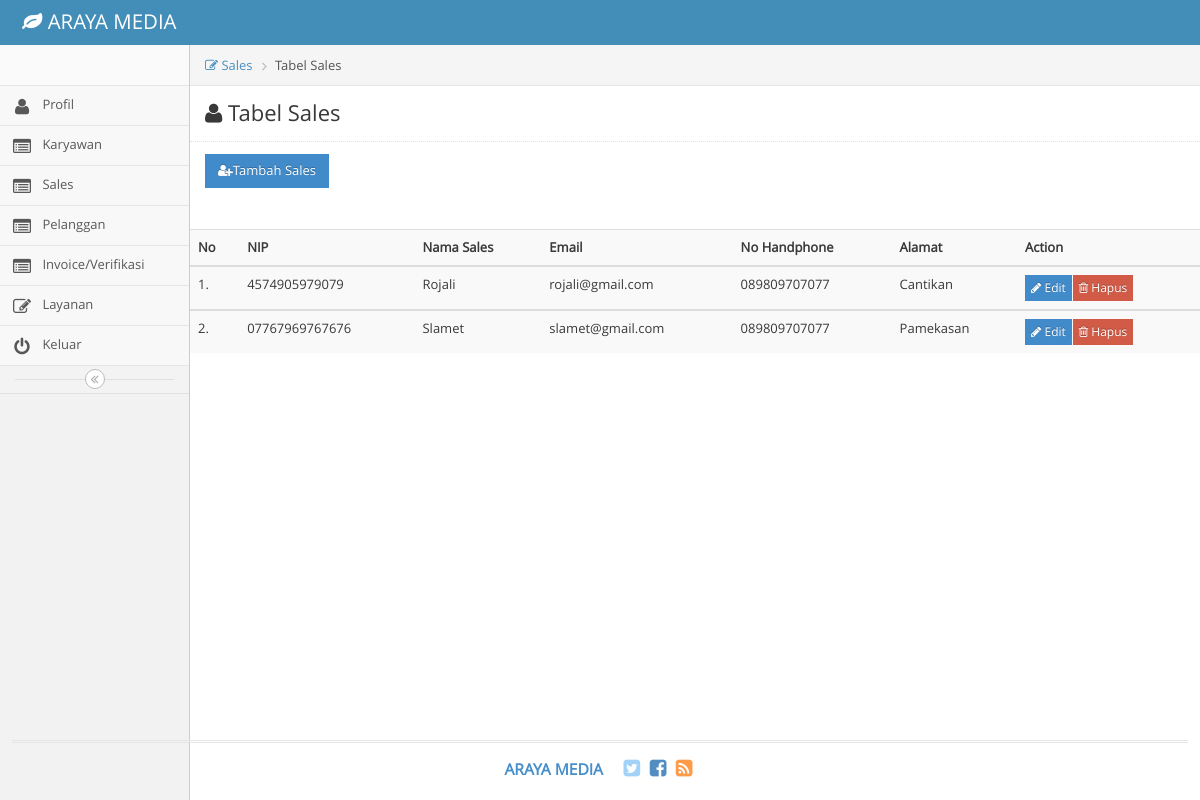
Before: /index.php/sales_admin with the older database file.
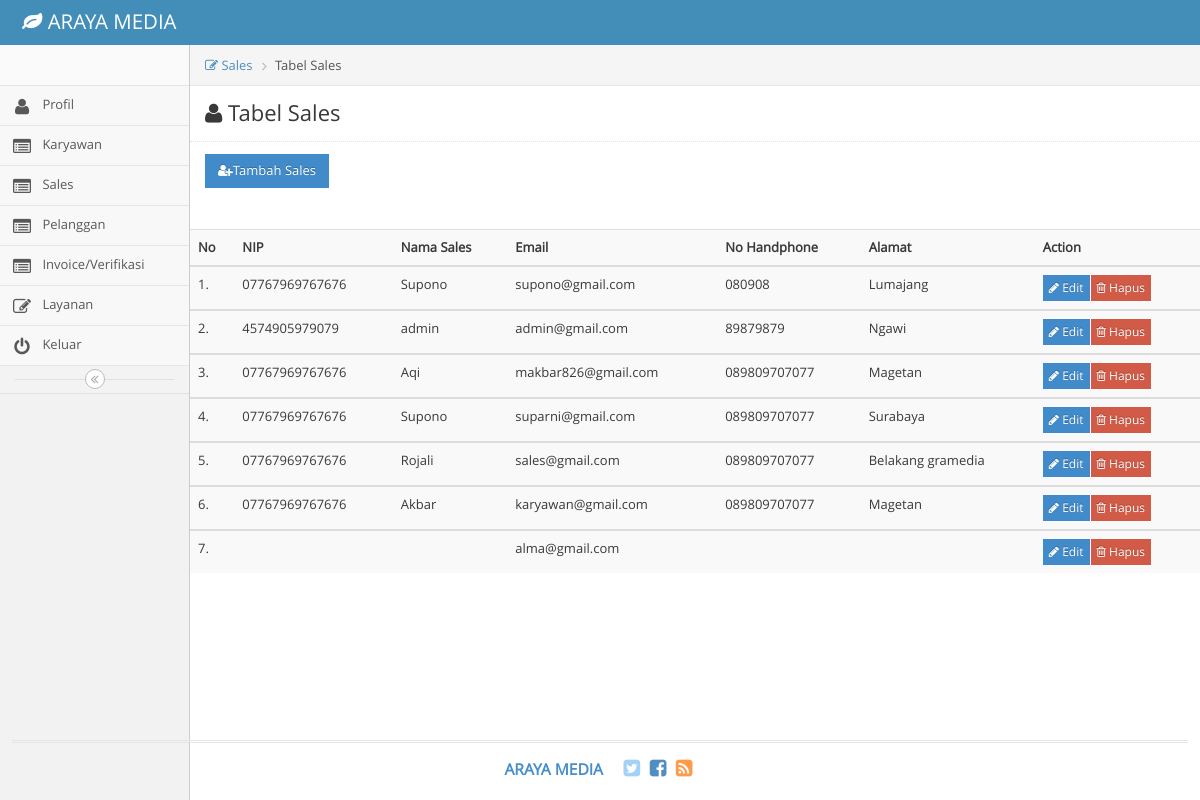
After: the same page with the newer database file.
### tables this page shows
CREATE TABLE `karyawan_master` (
  `id_Karyawan` int(11) NOT NULL,
  `NIP` varchar(45) DEFAULT NULL,
  `Nama` varchar(45) DEFAULT NULL,
  `Email` varchar(45) DEFAULT NULL,
  `Password` varchar(45) DEFAULT NULL,
  `NoHp` varchar(45) DEFAULT NULL,
  `Alamat` varchar(45) DEFAULT NULL,
  `Level` enum('admin','karyawan','sales','') DEFAULT NULL
);

### application/controllers/sales_admin.php (called while the page is built, shortened)
<?php
class Sales_admin extends CI_Controller {
	public function index()
	{
		$datasales = $this->db->get("karyawan_master")->result();
		$data = array(
			'form' => 'sales_admin',
			'karyawan_master' => $datasales
		);
		$this->load->view('sales_admin',$data);
	}
}

### index.php (called while the page is built, shortened)
<?php
require_once BASEPATH.'core/CodeIgniter.php';

### application/views/sales_admin.php (the view, shortened to what the changed rows need)
<!DOCTYPE html>
<html lang="en">
	<head>
		<link rel="stylesheet" href="<?php echo base_url()?>assets/css/bootstrap.min.css" />
		<link rel="stylesheet" href="<?php echo base_url()?>assets/font-awesome/4.5.0/css/font-awesome.min.css" />
		<link rel="stylesheet" href="<?php echo base_url()?>assets/css/ace.min.css" class="ace-main-stylesheet" id="main-ace-style" />
		<link rel="stylesheet" href="<?php echo base_url()?>assets/css/ace-skins.min.css" />
		<link rel="stylesheet" href="<?php echo base_url()?>assets/css/ace-rtl.min.css" />
	</head>
	<body class="no-skin">
		<div class="main-container ace-save-state" id="main-container">
			<div class="main-content">
				<div class="main-content-inner">
					<section class="wrapper">
						<table class="table table-striped table-advance table-hover">
					                <tbody>
					                  <tr>
					                  	<th><i class="icon_profile"></i> No</th>
					                  	<th><i class="icon_profile"></i> NIP</th>
					                    <th><i class="icon_profile"></i> Nama Sales</th>
					                  	<th><i class="icon_profile"></i> Email</th>
					                    <th><i class="icon_mail_alt"></i> No Handphone</th>
					                    <th><i class="icon_calendar"></i> Alamat</th>
					                    <th><i class="icon_calendar"></i> Action</th>
					                  </tr>
					                  <tbody>
					                  <?php $nomor=1;foreach ($karyawan_master as $value) {?>
					                    <tr>
					                    <td><?php echo $nomor++?>.</td>
					                    <td><?php echo $value->NIP?></td>
					                    <td><?php echo $value->Nama?></td>
					                    <td><?php echo $value->Email?></td>
					                    <td><?php echo $value->NoHp?></td>
					                    <td><?php echo $value->Alamat?></td>
					                    <td>
					                  	<div class="btn-group">
											<a href="<?php echo base_url()."index.php/sales_admin/edit/".$value->id_Karyawan?>" class="btn btn-primary btn-xs">
												<i class="fa fa-pencil"></i> Edit
											</a>
											<a href="<?php echo base_url()."index.php/sales_admin/delete/".$value->id_Karyawan?>" class="btn btn-danger btn-xs">
												<i class="fa fa-trash-o"></i> Hapus
											</a>
										</div>
						              </td>
						              </tr>
						          </tbody>
					</section>
						<?php
                    }
                    ?>
		</div>
	</body>
</html>

Changed rows visible on the page:
removed karyawan_master: NIP "4574905979079", Nama "Rojali", Email "rojali@gmail.com", NoHp "089809707077", Alamat "Cantikan"
added karyawan_master: NIP "07767969767676", Nama "Supono", Email "supono@gmail.com", NoHp "080908", Alamat "Lumajang"
changed karyawan_master: NIP "07767969767676" → "4574905979079"; Nama "Slamet" → "admin"; Email "slamet@gmail.com" → "admin@gmail.com"; NoHp "089809707077" → "89879879"; Alamat "Pamekasan" → "Ngawi"
added karyawan_master: NIP "07767969767676", Nama "Aqi", Email "makbar826@gmail.com", NoHp "089809707077", Alamat "Magetan"
added karyawan_master: NIP "07767969767676", Nama "Supono", Email "suparni@gmail.com", NoHp "089809707077", Alamat "Surabaya"
added karyawan_master: NIP "07767969767676", Nama "Rojali", Email "sales@gmail.com", NoHp "089809707077", Alamat "Belakang gramedia"
added karyawan_master: NIP "07767969767676", Nama "Akbar", Email "karyawan@gmail.com", NoHp "089809707077", Alamat "Magetan"
added karyawan_master: Email "alma@gmail.com"
